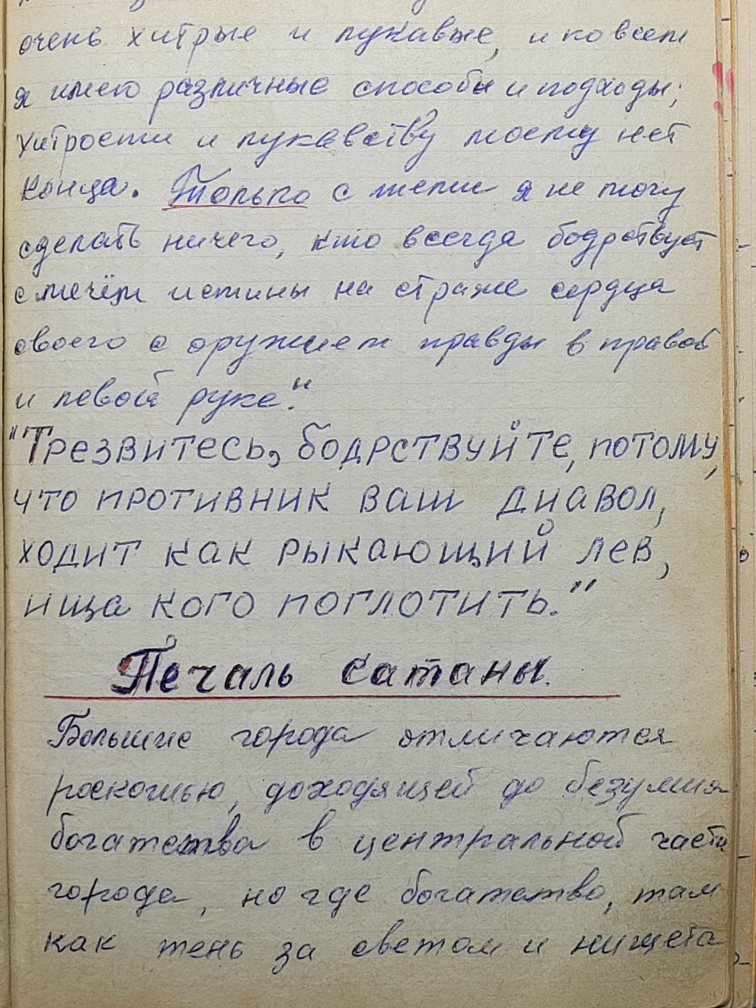
#> input picture input/001_page.jpg, 3024 x 4032 px (shown at 1/4 size)
$ python -i recognize.py   (imports and definitions only)
#> lines starting #> are read from the running program, lines starting #| are printed output that depends on the picture
"""
Скрипт для розпізнавання тексту на зображеннях за допомогою EasyOCR.
Підтримує російську та українську мови.
"""

import easyocr
import cv2
import numpy as np
import os
import sys
from pathlib import Path

def preprocess_image(image_path):
    """
    Попередня обробка зображення для покращення якості OCR.

    Кроки:
    1. Завантаження та конвертація в grayscale
    2. Збільшення розміру (2x) для кращого розпізнавання дрібного тексту
    3. Застосування fastNlMeansDenoising для зменшення шуму
    4. Застосування CLAHE для підвищення контрасту
    5. Повернення grayscale зображення (EasyOCR краще працює з grayscale ніж з бінарними)

    Args:
        image_path: Шлях до вхідного зображення

    Returns:
        Оброблене зображення як numpy array
    """
#> called with image_path = '../../input/001_page.jpg'
    # Завантажуємо зображення
    img = cv2.imread(image_path)
#> img is the input picture: shape (4032, 3024, 3); mean B, G, R 165.2, 173.5, 176.2
    if img is None:
        raise ValueError(f"Не вдалося завантажити зображення: {image_path}")

    # Збільшуємо розмір в 2 рази для кращого розпізнавання
    h, w = img.shape[:2]
#> h = 4032; w = 3024
    if min(h, w) < 1000:  # Збільшуємо тільки якщо зображення маленьке
        new_w, new_h = w * 2, h * 2
        img = cv2.resize(img, (new_w, new_h), interpolation=cv2.INTER_CUBIC)

    # Конвертуємо в grayscale
    gray = cv2.cvtColor(img, cv2.COLOR_BGR2GRAY)
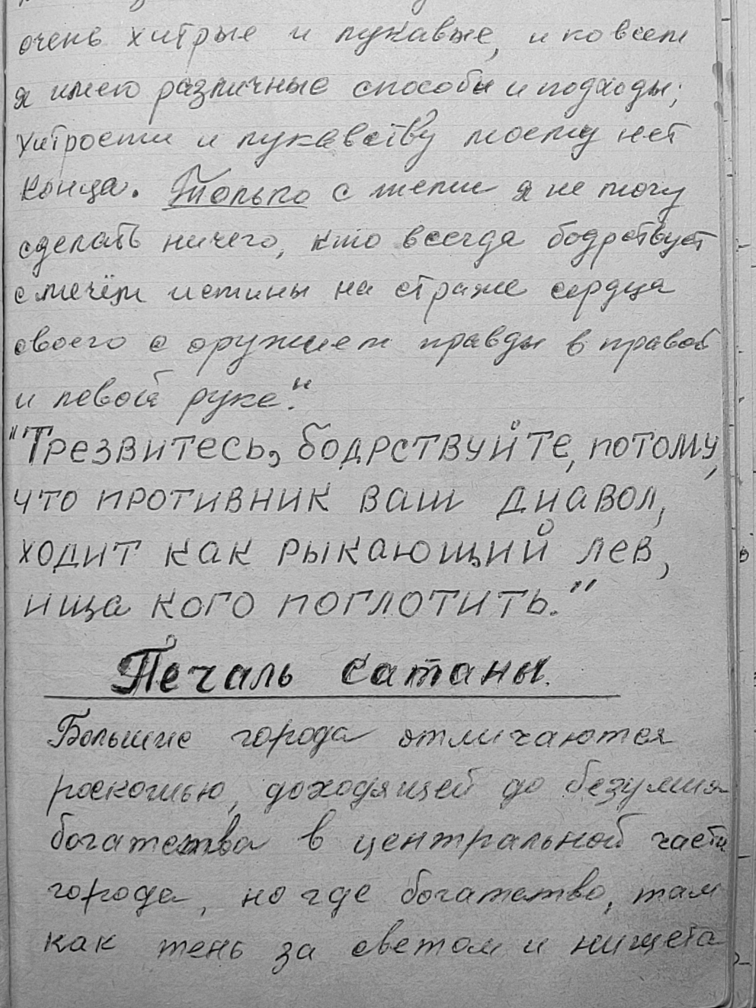
#> gray: shape (4032, 3024) (shown at 1/4 size); min 0, max 255, mean 173.4

    # fastNlMeansDenoising для зменшення шуму (краще за Gaussian blur)
    denoised = cv2.fastNlMeansDenoising(gray, h=10)

    # CLAHE (Contrast Limited Adaptive Histogram Equalization)
    clahe = cv2.createCLAHE(clipLimit=2.0, tileGridSize=(8, 8))
    enhanced = clahe.apply(denoised)
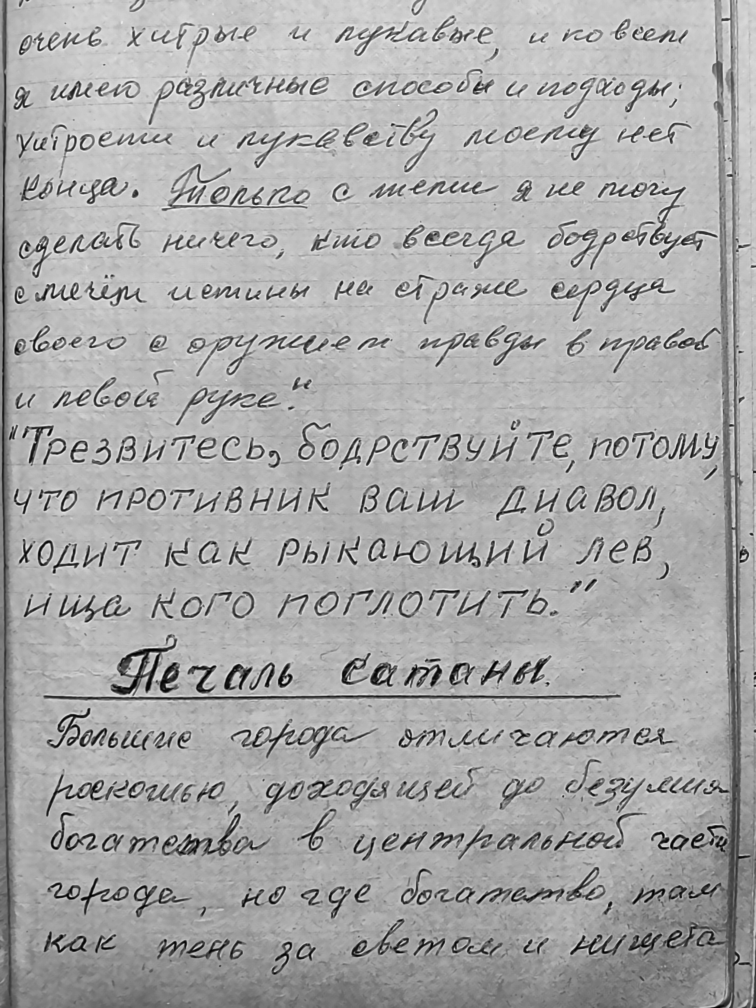
#> enhanced: shape (4032, 3024) (shown at 1/4 size); min 1, max 255, mean 168.4

    print(f"  Попередня обробка: {w}x{h} → {enhanced.shape[1]}x{enhanced.shape[0]}")
#|   Попередня обробка: 3024x4032 → 3024x4032
    print(f"  Методи: resize(2x) → denoise → CLAHE")

    return enhanced

# [87 lines left out: functions recognize_image, process_folder, not called in this run]

# [15 lines not run here, left out]

>>> result = preprocess_image('../../input/001_page.jpg')
